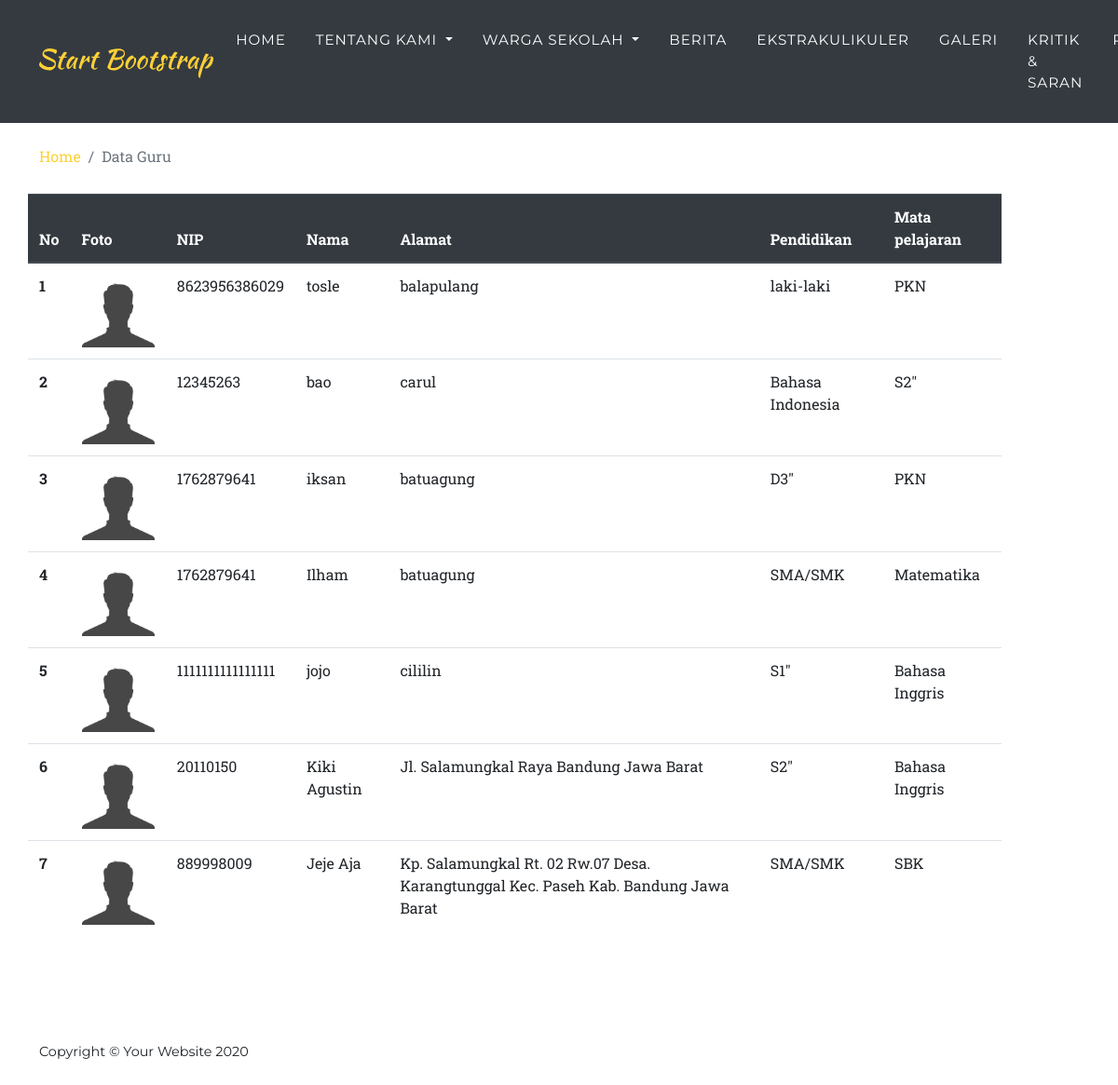
Screenshot of /index.php/user/dataGuruUser with the database file from the repository.
### tables this page shows
CREATE TABLE `tb_guru` (
  `id_guru` int(11) NOT NULL,
  `nip` varchar(16) NOT NULL,
  `nama` varchar(25) NOT NULL,
  `alamat` text NOT NULL,
  `pendidikan` varchar(20) NOT NULL,
  `mapel` varchar(20) NOT NULL,
  `foto` varchar(100) NOT NULL
);

### application/controllers/User.php (called while the page is built, shortened)
<?php
class User extends CI_Controller
{
    public function dataGuruUser()
    {
        $dataGuru = $this->db->get('tb_guru')->result_array();
        $data = [
            'judul' => "SMP Pangeran Diponegoro | Data Guru",
            'data_guru' => $dataGuru
        ];
        $this->load->view('user/template/header', $data);
        $this->load->view('user/template/navbar');
        $this->load->view('user/data_guru');
        $this->load->view('user/template/footer');
    }
}

### index.php (called while the page is built, shortened)
<?php
require_once BASEPATH . 'core/CodeIgniter.php';

### application/views/user/data_guru.php (the view)
<section>
    <div class="container">
        <div class="row">
            <div class="col-sm-11">
                <nav>
                    <ol class="breadcrumb bg-transparent pl-0">
                        <li class="breadcrumb-item"><a href="<?= base_url('User'); ?>">Home</a></li>
                        <li class="breadcrumb-item active" aria-current="page">Data Guru</li>
                    </ol>
                </nav>
                <div class="row">
                    <table class="table">
                        <thead class="thead-dark">
                            <tr>
                                <th scope="col">No</th>
                                <th scope="col">Foto</th>
                                <th scope="col">NIP</th>
                                <th scope="col">Nama</th>
                                <th scope="col">Alamat</th>
                                <th scope="col">Pendidikan</th>
                                <th scope="col">Mata pelajaran</th>
                            </tr>
                        </thead>
                        <tbody>
                            <?php $i = 1; ?>
                            <?php foreach ($data_guru as $guru) : ?>
                                <tr>
                                    <th scope="row"><?= $i; ?></th>
                                    <td> <img width="130px" height="130px" class="img-fluid" src="<?= base_url('asset/gambar/guru/') . $guru['foto']; ?>" alt="<?= $guru['nama']; ?>"> </td>
                                    <td><?= $guru['nip']; ?></td>
                                    <td><?= $guru['nama']; ?></td>
                                    <td><?= $guru['alamat']; ?></td>
                                    <td><?= $guru['pendidikan']; ?></td>
                                    <td><?= $guru['mapel']; ?></td>
                                </tr>
                                <?php $i++; ?>
                            <?php endforeach; ?>
                        </tbody>
                    </table>
                </div>
            </div>
        </div>
    </div>
</section>

### rows the page displays
tb_guru: foto (placeholder picture), nip "8623956386029", nama "tosle", alamat "balapulang", pendidikan "laki-laki", mapel "PKN"
tb_guru: foto (placeholder picture), nip "12345263", nama "bao", alamat "carul", pendidikan "Bahasa Indonesia", mapel "S2\""
tb_guru: foto (placeholder picture), nip "1762879641", nama "iksan", alamat "batuagung", pendidikan "D3\"", mapel "PKN"
tb_guru: foto (placeholder picture), nip "1762879641", nama "Ilham", alamat "batuagung", pendidikan "SMA/SMK", mapel "Matematika"
tb_guru: foto (placeholder picture), nip "1111111111111111", nama "jojo", alamat "cililin", pendidikan "S1\"", mapel "Bahasa Inggris"
tb_guru: foto (picture), nip "20110150", nama "Kiki Agustin", alamat "Jl. Salamungkal Raya Bandung Jawa Barat", pendidikan "S2\"", mapel "Bahasa Inggris"
tb_guru: foto (placeholder picture), nip "889998009", nama "Jeje Aja", alamat "Kp. Salamungkal Rt. 02 Rw.07 Desa. Karangtunggal Kec. Paseh Kab. Bandung Jawa Barat", pendidikan "SMA/SMK", mapel "SBK"
